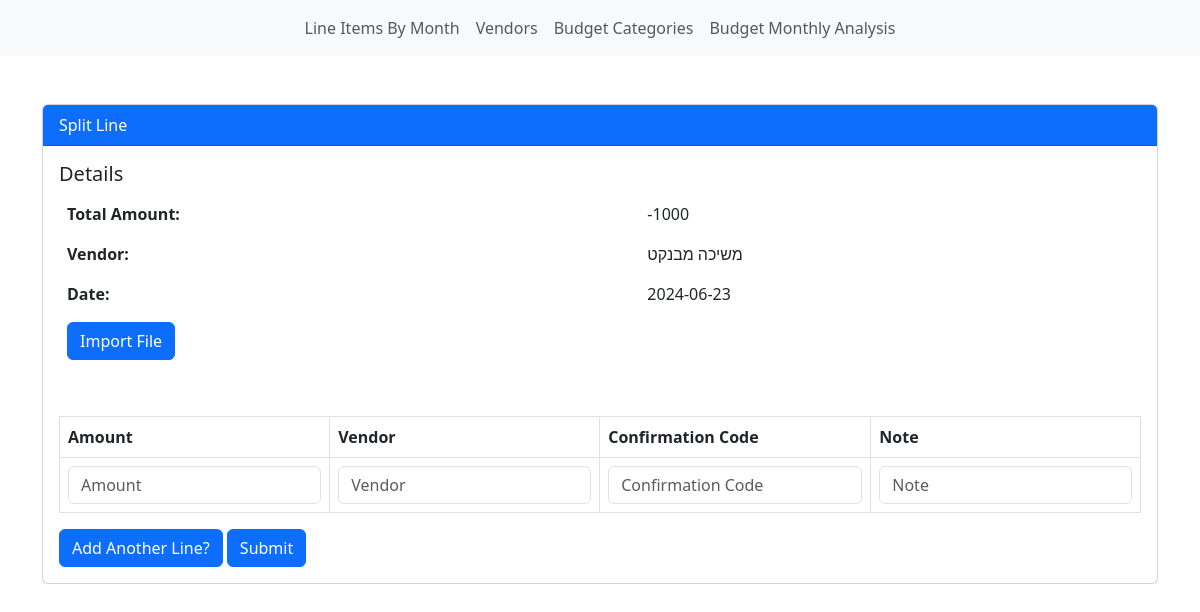
Page /split_line/30 on the earlier database version.
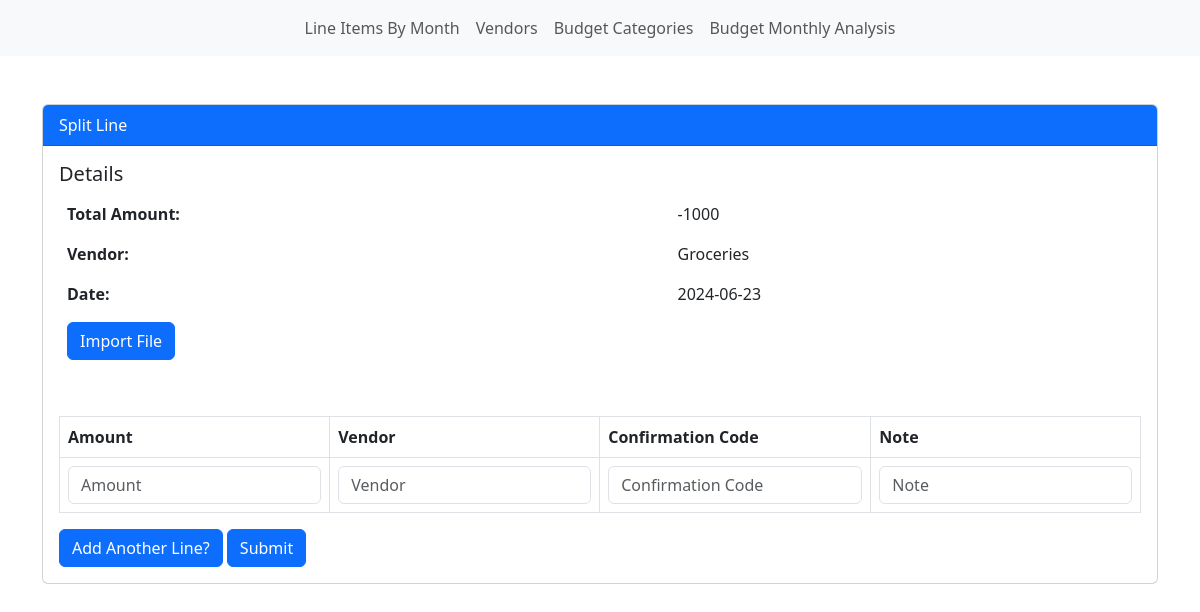
Same page on the later database version.
### app/models.py (models this page shows, shortened)
class Vendor(db.Model):
    __tablename__ = 'vendor'
    id            = Column('id', INTEGER(), primary_key=True, autoincrement=True)
    name          = Column('name', String(), nullable=False)
    bc_id         = Column('bc_id', INTEGER(), nullable=True)

### app/routes.py (the view)
@app.route('/split_line/<line_item_id>')
def split_line(line_item_id):
    existing_child_lines = db.session.execute(select(LineItem).where(LineItem.parent_line_item_id == line_item_id)).scalars()
    li = db.session.execute(select(LineItem).where(LineItem.id == line_item_id)).scalar()
    return render_template('split_line.html',
                           li=li,
                           existing_child_lines=existing_child_lines)

### app/models.py (called while the page is built)
    def get_vendor(self):
        return db.session.execute(select(Vendor).where(Vendor.id==self.vendor_id)).scalar()

    def display_date(self):
        dt_object = datetime.datetime.fromtimestamp(self.date)
        return dt_object.strftime('%Y-%m-%d')

### app/templates/split_line.html (shortened to what this page needs)
{% extends 'base.html' %}
{% block content %}
<main>
    <div class="container mt-5">
        <div class="card">
            <div class="card-header bg-primary text-white">
                Split Line
            </div>
            <div class="card-body">
                <h5 class="card-title">Details</h5>
                <div class="table-responsive">
                    <table class="table table-borderless">
                        <tbody>
                            <tr>
                                <th scope="row">Total Amount:</th>
                                <td>{{ li.amount }}</td>
                            </tr>
                            <tr>
                                <th scope="row">Vendor:</th>
                                <td>{{ li.get_vendor().name }}</td>
                            </tr>
                            <tr>
                                <th scope="row">Date:</th>
                                <td>{{ li.display_date() }}</td>
                            </tr>
                            <tr>
                                <th><a class="btn btn-primary" href="{{url_for('import_file_selector', line_item_id=li.id)}}">Import File</a></th>
                            </tr>
                        </tbody>
                    </table>
                </div>
            </div>
            <div class="card-body">
                <form action="{{ url_for('split_line_endpoint') }}" method="POST">
                    <div class="table-responsive">
                        <table class="table table-bordered">
                            <tbody id="table-body">
                                {% if existing_child_lines %}
                                    <tr>
                                        <th>Amount</th>
                                        <th>Vendor</th>
                                        <th>Confirmation Code</th>
                                        <th>Note</th>
                                    </tr>
                                {% endif %}
                            </tbody>
                        </table>
                    </div>
                    <button type="button" class="btn btn-primary" id="add-line-button">Add Another Line?</button>
                    <button type="submit" class="btn btn-primary">Submit</button>
                </form>
            </div>
        </div>
    </div>
</main>
{% endblock content %}

Differences in the rows shown:
no longer on this page (row unchanged): Vendor: get_vendor "משיכה מבנקט"
added Vendor: get_vendor "Groceries"
